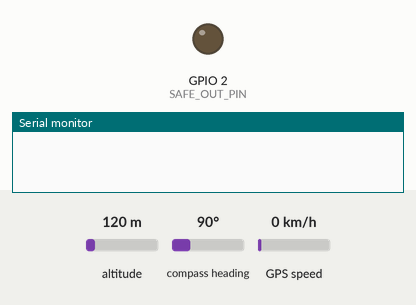
Bench run of a program on a simulated ESP32. On the bench: output pins drawn as LEDs (lit = HIGH), the last lines printed to the serial monitor. The inputs (shaded band) are chosen by the test bench; at power-on: altitude 120 m, compass heading 90°, GPS speed 0 km/h. WiFi joins after 1.5 s; servers stay silent unless stated; the GPS gets a fix after 3 s at 37.7749, -122.4194 with 8 satellites; no MQTT or app messages arrive unless stated; not simulated (calls return 0 or success): secrets.h; names the files do not define were given values by the test bench: MQTT_PORT = 1883.

Above: at 0.1 s.
At 2.6 s:
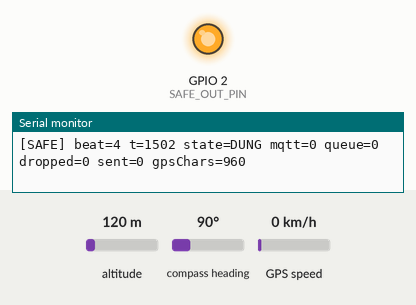
Timing chart, 0 to 4.1 s (numbered marks = the images above):
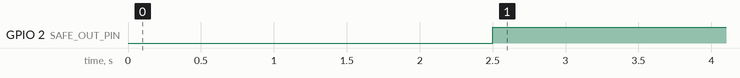

The program:

main.cpp
```cpp
#include <Arduino.h>
#include <WiFi.h>
#include <PubSubClient.h>
#include <TinyGPSPlus.h>
#include "secrets.h"

#define GPS_RX_PIN 16
#define GPS_TX_PIN 17
#define GPS_BAUD   9600

#define TOPIC_TELE   "ThanhDat/node01/telemetry"
#define TOPIC_STATUS "ThanhDat/node01/status"

#define SAMPLE_MS        2000   // chu kỳ gửi: 10 phút = 300 bản tin
#define QUEUE_LEN        10
#define SAFETY_MS        500
#define DATA_TIMEOUT_MS  5000
#define SAFE_OUT_PIN     2      // LED onboard đóng vai "bơm"

#define MQTT_SLOW_TEST   0      // đổi thành 1 để thử nghẽn queue
#define MQTT_SLOW_MS     8000

typedef struct {
  uint32_t seq, ts;
  bool valid;
  double lat, lon;
  int sats;      // -1 = null
  int rssi;
} Record;

enum State { ST_DUNG, ST_CHAY, ST_LOI };
const char* STATE_NAME[] = {"DUNG", "CHAY", "LOI"};

QueueHandle_t q;
TinyGPSPlus gps;
HardwareSerial GPSSerial(2);
WiFiClient net;
PubSubClient mqtt(net);

volatile uint32_t g_lastSampleMs = 0, g_beat = 0, g_dropped = 0, g_sent = 0;
volatile bool g_mqttUp = false;
volatile State g_state = ST_DUNG;

void sensorTask(void*) {
  uint32_t seq = 0, next = millis() + SAMPLE_MS;
  for (;;) {
    while (GPSSerial.available()) gps.encode(GPSSerial.read());
    if ((int32_t)(millis() - next) >= 0) {
      next += SAMPLE_MS;
      Record r;
      r.seq = ++seq;
      r.ts = millis();
      r.valid = gps.location.isValid() && gps.location.age() < 3000;
      r.lat = r.valid ? gps.location.lat() : 0;
      r.lon = r.valid ? gps.location.lng() : 0;
      r.sats = gps.satellites.isValid() ? (int)gps.satellites.value() : -1;
      r.rssi = (WiFi.status() == WL_CONNECTED) ? WiFi.RSSI() : 0;
      if (xQueueSend(q, &r, 0) != pdTRUE) {      // queue đầy: bỏ bản CŨ NHẤT
        Record old;
        xQueueReceive(q, &old, 0);
        xQueueSend(q, &r, 0);
        g_dropped++;
      }
      g_lastSampleMs = millis();
    }
    vTaskDelay(pdMS_TO_TICKS(10));
  }
}

void buildPayload(const Record& r, char* out, size_t n) {
  char loc[64], sats[8];
  if (r.valid) snprintf(loc, sizeof(loc), "\"lat\":%.6f,\"lon\":%.6f", r.lat, r.lon);
  else         snprintf(loc, sizeof(loc), "\"lat\":null,\"lon\":null");
  if (r.sats >= 0) snprintf(sats, sizeof(sats), "%d", r.sats);
  else             snprintf(sats, sizeof(sats), "null");
  snprintf(out, n,
    "{\"device_id\":\"node01\",\"seq\":%lu,\"ts\":%lu,%s,\"unit\":\"deg\",\"sats\":%s,\"rssi\":%d,\"valid\":%s}",
    (unsigned long)r.seq, (unsigned long)r.ts, loc, sats, r.rssi, r.valid ? "true" : "false");
}

void mqttTask(void*) {
  uint32_t lastTry = 0;
  char buf[200];
  for (;;) {
    if (WiFi.status() != WL_CONNECTED) {
      g_mqttUp = false;
      vTaskDelay(pdMS_TO_TICKS(500));
      continue;
    }
    if (!mqtt.connected()) {
      g_mqttUp = false;
      if (millis() - lastTry > 3000) {
        lastTry = millis();
        Serial.println("[MQTT] dang ket noi...");
                Serial.printf("[MQTT] ESP32 IP=%s -> broker %s:%d\n",
                      WiFi.localIP().toString().c_str(), MQTT_HOST, MQTT_PORT);
        if (mqtt.connect("node01-esp32", MQTT_USER, MQTT_PASS, TOPIC_STATUS, 0, true, "offline")) {
          mqtt.publish(TOPIC_STATUS, "online", true);
          Serial.println("[MQTT] da ket noi");
        } else {
          Serial.printf("[MQTT] that bai rc=%d\n", mqtt.state());
        }
      }
      vTaskDelay(pdMS_TO_TICKS(200));
      continue;
    }
    g_mqttUp = true;
    mqtt.loop();
    Record r;
    if (xQueueReceive(q, &r, pdMS_TO_TICKS(200)) == pdTRUE) {
      buildPayload(r, buf, sizeof(buf));
      if (mqtt.publish(TOPIC_TELE, buf)) g_sent++;
      Serial.printf("[MQTT] pub seq=%lu\n", (unsigned long)r.seq);
#if MQTT_SLOW_TEST
      vTaskDelay(pdMS_TO_TICKS(MQTT_SLOW_MS));
#endif
    }
  }
}

void safetyTask(void*) {
  TickType_t last = xTaskGetTickCount();
  for (;;) {
    uint32_t age = millis() - g_lastSampleMs;
    if (g_lastSampleMs == 0)         g_state = ST_DUNG;
    else if (age > DATA_TIMEOUT_MS)  g_state = ST_LOI;
    else                             g_state = ST_CHAY;
    digitalWrite(SAFE_OUT_PIN, g_state == ST_CHAY ? HIGH : LOW);  // lỗi/hết giờ -> về an toàn
    g_beat++;
    if (g_beat % 4 == 0) {   // 2 giây một dòng heartbeat
      Serial.printf("[SAFE] beat=%lu t=%lu state=%s mqtt=%d queue=%u dropped=%lu sent=%lu gpsChars=%lu\n",
        (unsigned long)g_beat, (unsigned long)millis(), STATE_NAME[g_state], (int)g_mqttUp,
        (unsigned)uxQueueMessagesWaiting(q), (unsigned long)g_dropped,
        (unsigned long)g_sent, (unsigned long)gps.charsProcessed());
    }
    vTaskDelayUntil(&last, pdMS_TO_TICKS(SAFETY_MS));
  }
}

void setup() {
  Serial.begin(115200);
  pinMode(SAFE_OUT_PIN, OUTPUT);
  digitalWrite(SAFE_OUT_PIN, LOW);
  GPSSerial.begin(GPS_BAUD, SERIAL_8N1, GPS_RX_PIN, GPS_TX_PIN);
  q = xQueueCreate(QUEUE_LEN, sizeof(Record));
  WiFi.mode(WIFI_STA);
  WiFi.setAutoReconnect(true);
  WiFi.begin(WIFI_SSID, WIFI_PASS);
  mqtt.setServer(MQTT_HOST, MQTT_PORT);
  mqtt.setSocketTimeout(2);
  xTaskCreatePinnedToCore(sensorTask, "sensor", 4096, NULL, 2, NULL, 1);
  xTaskCreatePinnedToCore(mqttTask,   "mqtt",   6144, NULL, 1, NULL, 0);
  xTaskCreatePinnedToCore(safetyTask, "safety", 3072, NULL, 3, NULL, 1);
}

void loop() { vTaskDelay(pdMS_TO_TICKS(1000)); }
```

Measured:
- by itself, GPIO 2 (SAFE_OUT_PIN): LOW → HIGH at 2.5 s
